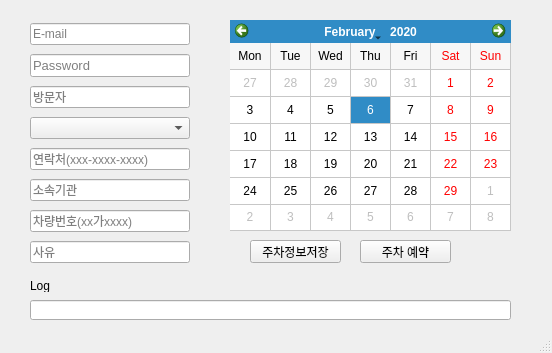
<?xml version="1.0" encoding="UTF-8"?>
<ui version="4.0">
 <class>main_park</class>
 <widget class="QMainWindow" name="main_park">
  <property name="geometry">
   <rect>
    <x>0</x>
    <y>0</y>
    <width>552</width>
    <height>353</height>
   </rect>
  </property>
  <property name="windowTitle">
   <string>LG 마곡 주차 자동 신청 프로그램</string>
  </property>
  <widget class="QWidget" name="centralwidget">
   <widget class="QCalendarWidget" name="qt_calendar">
    <property name="geometry">
     <rect>
      <x>230</x>
      <y>20</y>
      <width>281</width>
      <height>211</height>
     </rect>
    </property>
    <property name="mouseTracking">
     <bool>false</bool>
    </property>
    <property name="tabletTracking">
     <bool>false</bool>
    </property>
    <property name="contextMenuPolicy">
     <enum>Qt::DefaultContextMenu</enum>
    </property>
    <property name="autoFillBackground">
     <bool>true</bool>
    </property>
    <property name="selectedDate">
     <date>
      <year>2020</year>
      <month>2</month>
      <day>6</day>
     </date>
    </property>
    <property name="minimumDate">
     <date>
      <year>1753</year>
      <month>9</month>
      <day>14</day>
     </date>
    </property>
    <property name="gridVisible">
     <bool>true</bool>
    </property>
    <property name="verticalHeaderFormat">
     <enum>QCalendarWidget::NoVerticalHeader</enum>
    </property>
    <property name="navigationBarVisible">
     <bool>true</bool>
    </property>
    <property name="dateEditEnabled">
     <bool>false</bool>
    </property>
   </widget>
   <widget class="QWidget" name="verticalLayoutWidget">
    <property name="geometry">
     <rect>
      <x>30</x>
      <y>20</y>
      <width>160</width>
      <height>251</height>
     </rect>
    </property>
    <layout class="QVBoxLayout" name="verticalLayout">
     <item>
      <widget class="QLineEdit" name="qt_id">
       <property name="placeholderText">
        <string>E-mail</string>
       </property>
      </widget>
     </item>
     <item>
      <widget class="QLineEdit" name="qt_pw">
       <property name="font">
        <font>
         <family>Arial</family>
         <pointsize>10</pointsize>
        </font>
       </property>
       <property name="text">
        <string/>
       </property>
       <property name="echoMode">
        <enum>QLineEdit::Password</enum>
       </property>
       <property name="placeholderText">
        <string>Password</string>
       </property>
      </widget>
     </item>
     <item>
      <widget class="QLineEdit" name="qt_visitor">
       <property name="placeholderText">
        <string>방문자</string>
       </property>
      </widget>
     </item>
     <item>
      <widget class="QComboBox" name="qt_building_combo">
       <property name="editable">
        <bool>false</bool>
       </property>
       <property name="currentText">
        <string/>
       </property>
      </widget>
     </item>
     <item>
      <widget class="QLineEdit" name="qt_phone">
       <property name="placeholderText">
        <string>연락처(xxx-xxxx-xxxx)</string>
       </property>
      </widget>
     </item>
     <item>
      <widget class="QLineEdit" name="qt_company">
       <property name="placeholderText">
        <string>소속기관</string>
       </property>
      </widget>
     </item>
     <item>
      <widget class="QLineEdit" name="qt_vehicle">
       <property name="placeholderText">
        <string>차량번호(xx가xxxx)</string>
       </property>
      </widget>
     </item>
     <item>
      <widget class="QLineEdit" name="qt_reason">
       <property name="placeholderText">
        <string>사유</string>
       </property>
      </widget>
     </item>
    </layout>
   </widget>
   <widget class="QPushButton" name="info_save">
    <property name="geometry">
     <rect>
      <x>250</x>
      <y>240</y>
      <width>91</width>
      <height>23</height>
     </rect>
    </property>
    <property name="text">
     <string>주차정보저장</string>
    </property>
   </widget>
   <widget class="QPushButton" name="register_park">
    <property name="geometry">
     <rect>
      <x>360</x>
      <y>240</y>
      <width>91</width>
      <height>23</height>
     </rect>
    </property>
    <property name="text">
     <string>주차 예약</string>
    </property>
   </widget>
   <widget class="QLabel" name="label_2">
    <property name="geometry">
     <rect>
      <x>30</x>
      <y>280</y>
      <width>54</width>
      <height>12</height>
     </rect>
    </property>
    <property name="text">
     <string>Log</string>
    </property>
   </widget>
   <widget class="QLineEdit" name="qt_log">
    <property name="geometry">
     <rect>
      <x>30</x>
      <y>300</y>
      <width>481</width>
      <height>20</height>
     </rect>
    </property>
   </widget>
  </widget>
  <widget class="QStatusBar" name="statusbar"/>
 </widget>
 <resources/>
 <connections/>
</ui>
